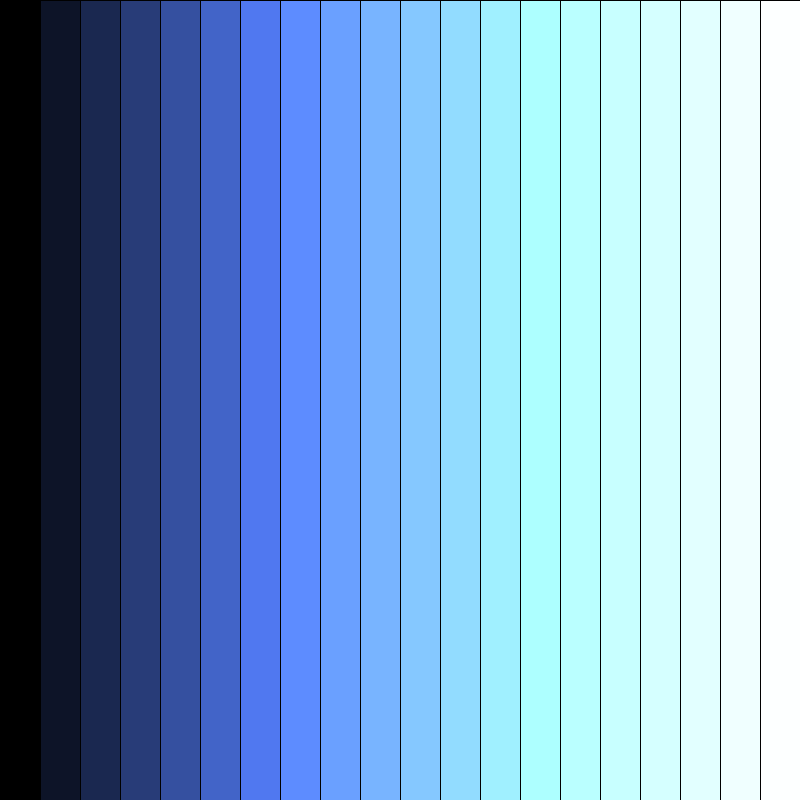
Frame 1 (no input)
Frame 60 (the mouse pressed at the canvas centre just before this capture): identical to frame 1, image omitted
Frame 120 (the mouse held since frame 60 and released just before this capture): identical to frame 1, image omitted

The Processing sketch that drew this single still picture (run headless with seeded random() and noise(); from frame 60 on, the mouse is pressed at the canvas centre):

// Processing sketch: rectangles_with_gradient
// ── rectangles_with_gradient.pde
int barWidth = 40;
int x=0;
void setup(){
  size(800,800);
}

void draw(){

 for(int x=0; x<=width; x+=barWidth){
  fill(x/3,x/2,x);
 rect(x,0,barWidth,height);
} 


}
